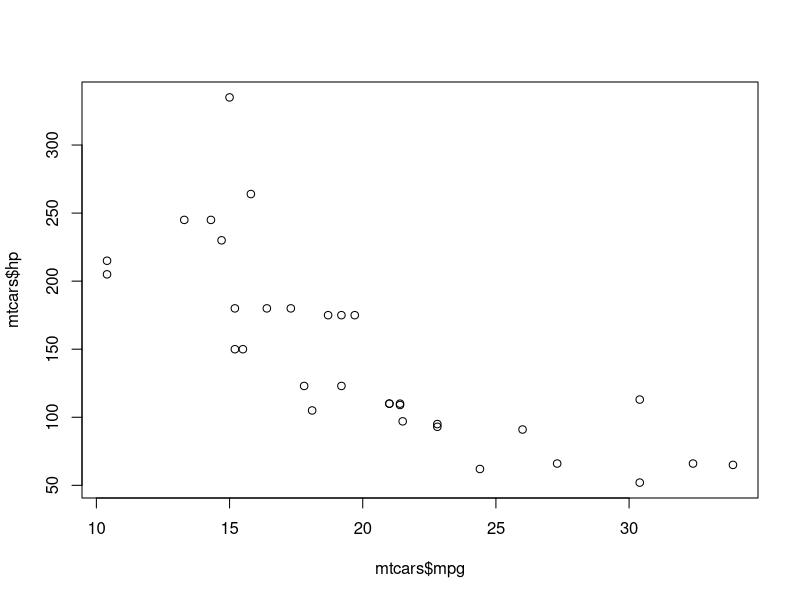
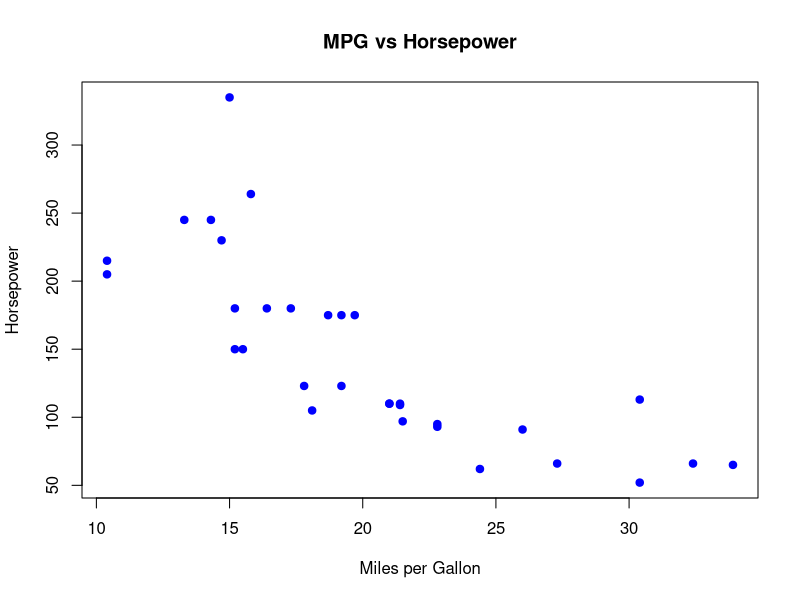
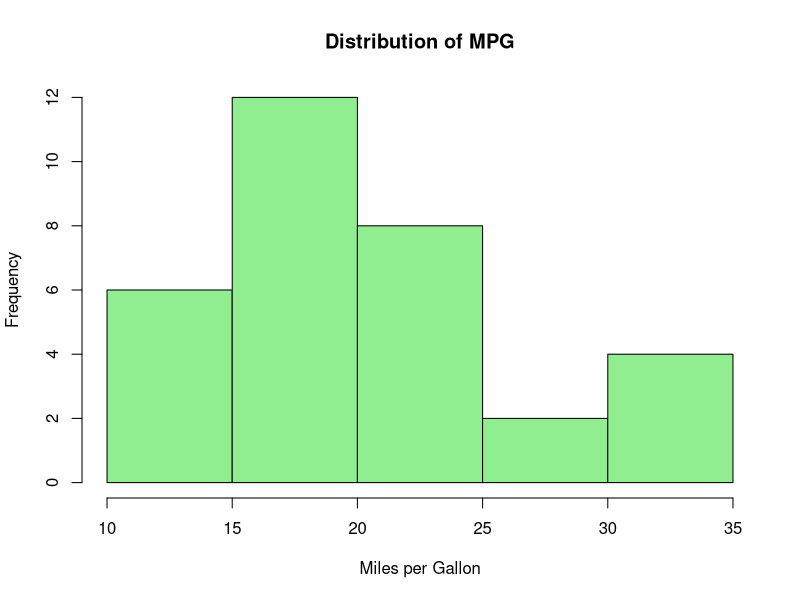
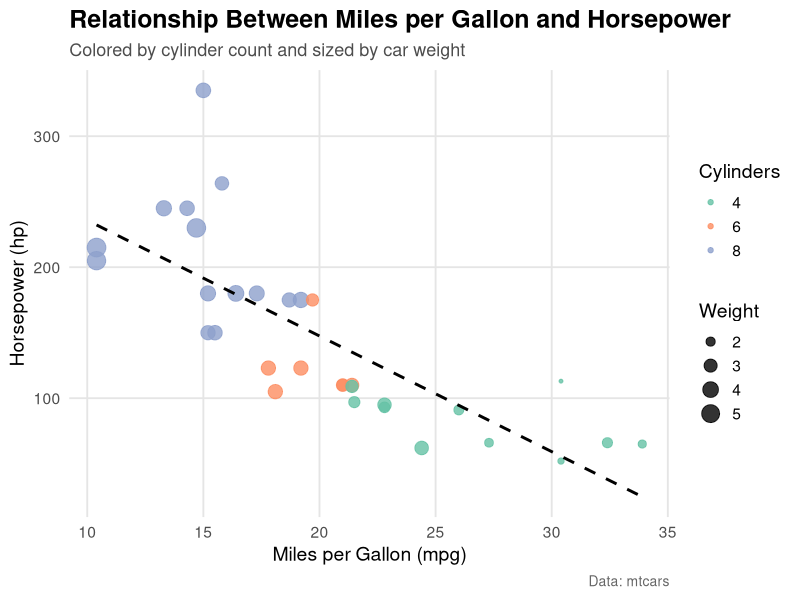

Recreate these plots in R, in order. (Note: this script raises an error after producing the figures.)
## ---- chunk 1
mtcars
## ---- chunk 2
summary(mtcars)
## ---- chunk 3
plot(mtcars$mpg, mtcars$hp)
## ---- chunk 4
plot(mtcars$mpg, mtcars$hp,
    main = "MPG vs Horsepower",
    xlab = "Miles per Gallon",
    ylab = "Horsepower",
    col = "blue",
    pch = 19)
## ---- chunk 5
hist(mtcars$mpg,
    main = "Distribution of MPG",
    xlab = "Miles per Gallon",
    col = "lightgreen",
    border = "black")
## ---- chunk 6
library(ggplot2)

ggplot(mtcars, aes(x = mpg, y = hp)) +
  geom_point(
    aes(color = factor(cyl), size = wt),
    alpha = 0.8
  ) +
  geom_smooth(method = "lm", se = FALSE, color = "black", linetype = "dashed") +
  scale_color_brewer(palette = "Set2", name = "Cylinders") +
  scale_size_continuous(name = "Weight") +
  labs(
    title = "Relationship Between Miles per Gallon and Horsepower",
    subtitle = "Colored by cylinder count and sized by car weight",
    x = "Miles per Gallon (mpg)",
    y = "Horsepower (hp)",
    caption = "Data: mtcars"
  ) +
  theme_minimal(base_size = 14) +
  theme(
    plot.title = element_text(face = "bold", size = 18),
    plot.subtitle = element_text(size = 13, color = "gray30"),
    plot.caption = element_text(size = 10, color = "gray40"),
    panel.grid.minor = element_blank(),
    panel.grid.major = element_line(color = "gray90"),
    legend.position = "right"
  )
## ---- chunk 7
library(tidyverse)
library(palmerpenguins) #example dataset built in r
## ---- chunk 8
str(penguins) 
## ---- chunk 9
penguins_long <- penguins %>%
  drop_na() %>%   # Remove rows with missing values
  pivot_longer(
    cols = c(bill_length_mm, bill_depth_mm),
    names_to = "measurement",
    values_to = "value"
  )
penguins_long
## ---- chunk 10
penguins_filtered <- penguins_long %>%
  filter(value > 40)
## ---- chunk 11
ggplot(penguins_clean, aes(x = species, y = bill_length_mm, fill = species)) +
  geom_boxplot() +
  labs(
    title = "Bill Length by Penguin Species",
    x = "Species",
    y = "Bill Length (mm)"
  )
